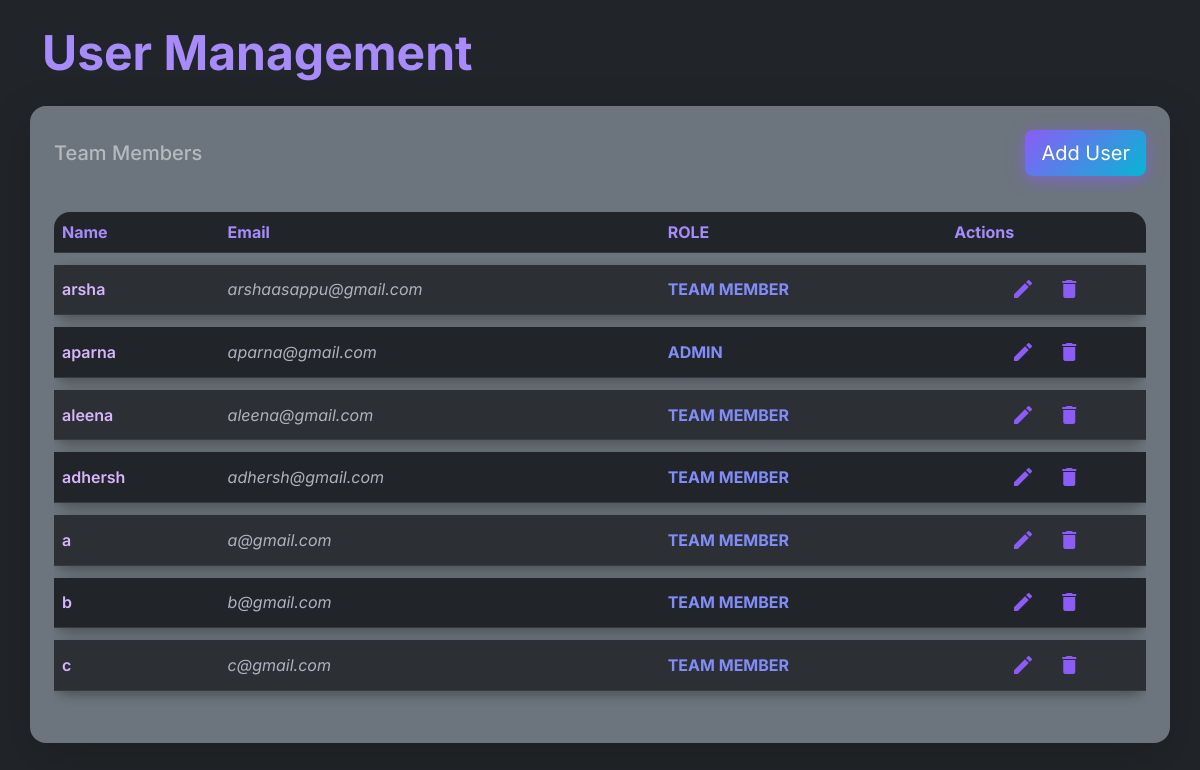
Page /admin_user_manage/ on the committed database.
### taskflowapp/models.py (models this page shows, shortened)
class User(models.Model):
    full_name = models.CharField(max_length=100)
    email = models.EmailField(unique=True)
    password = models.CharField(max_length=128)
    role = models.CharField(max_length=20)
    profile_picture = models.ImageField(upload_to='profile_pics/', blank=True, null=True)  # ✅ Add this

### taskflowapp/views.py (the view, shortened to what this page needs)
# urls.py: path('admin_user_manage/',views.admin_user_manage,name='admin_user_manage_page'),
def admin_user_manage(request):
    users = User.objects.all()
    return render(request, 'admin_user_management_page.html', {'users': users})

### taskflowapp/templates/admin_user_management_page.html (shortened to what this page needs)
{% load static %}
<!DOCTYPE html>
<html lang="en">
<head>
  <link href="https://cdn.jsdelivr.net/npm/bootstrap@5.3.0/dist/css/bootstrap.min.css" rel="stylesheet" />
  <link rel="stylesheet" href="{% static 'CSS/ad_user_manage.css' %}" />
</head>
<body class="bg-dark text-light">
  <header class="container my-4">
    <h1 class="display-5 fw-bold text-purple">User Management</h1>
  </header>
  <main class="container bg-secondary rounded-4 p-4 shadow-lg">
    <div class="d-flex justify-content-between align-items-center mb-4 flex-wrap gap-3">
      <h2 class="h5 text-white-50 m-0">Team Members</h2>
      <button type="button" class="btn btn-gradient btn-lg" data-bs-toggle="modal" data-bs-target="#userModal" id="openAddUserBtn">
        Add User
      </button>
    </div>
    <div class="table-responsive">
      <table class="table table-dark table-striped align-middle rounded-3 user-table">
        <thead>
          <tr>
            <th class="text-purple">Name</th>
            <th class="text-purple">Email</th>
            <th class="text-purple text-uppercase">Role</th>
            <th class="text-purple">Actions</th>
          </tr>
        </thead>
        <tbody id="userTableBody">
          {% for user in users %}
          <tr>
            <td class="fw-semibold text-purple">{{ user.full_name }}</td>
            <td class="fst-italic text-white-50">{{ user.email }}</td>
            <td class="text-uppercase text-info fw-bold">{{ user.role }}</td>
            <td class="text-center">
              <button class="btn btn-icon btn-icon-edit me-2">
                <span class="material-icons">edit</span>
              </button>
              <button class="btn btn-icon btn-icon-delete">
                <span class="material-icons">delete</span>
              </button>
            </td>
          </tr>
          {% endfor %}
        </tbody>
      </table>
    </div>
  </main>
</body>
</html>

### taskflowapp/static/CSS/ad_user_manage.css (style rules this page uses)
body { font-family: 'Inter', sans-serif !important; }
.text-purple { color: #a78bfa !important; }
.btn-gradient { background: linear-gradient(135deg, #8b5cf6, #06b6d4); border: none; color: white !important; box-shadow: 0 4px 16px rgba(139, 92, 246, 0.6); transition: transform 0.3s ease, box-shadow 0.3s ease; }
.user-table { border-collapse: separate !important; border-spacing: 0 0.75rem !important; }
.user-table thead tr th:first-child { border-top-left-radius: 1rem; }
.user-table thead tr th:last-child { border-top-right-radius: 1rem; }
.user-table tbody tr { border-radius: 1rem; transition: background-color 0.3s ease; background-color: #2a2a42 !important; box-shadow: 0 4px 12px rgba(0,0,0,0.3); }
.user-table tbody td.fw-semibold { color: #d8b4fe !important; }
.user-table tbody td.text-info { color: #818cf8 !important; }
.user-table tbody td.fst-italic { color: #b0b0c3 !important; }
.btn-icon { background: transparent; border: none; color: #8b5cf6; padding: 0.3rem; border-radius: 50%; transition: background-color 0.25s ease; display: inline-flex; align-items: center; justify-content: center; }
.btn-icon-edit { font-size: 1.3rem; }
.btn-icon-delete { font-size: 1.3rem; }
.table-dark thead th.text-purple { color: #a78bfa !important; user-select: none; }

### rows in the picture
User: full_name "arsha", email "arshaasappu@gmail.com", role "TEAM MEMBER"
User: full_name "aparna", email "aparna@gmail.com", role "ADMIN"
User: full_name "aleena", email "aleena@gmail.com", role "TEAM MEMBER"
User: full_name "adhersh", email "adhersh@gmail.com", role "TEAM MEMBER"
User: full_name "a", email "a@gmail.com", role "TEAM MEMBER"
User: full_name "b", email "b@gmail.com", role "TEAM MEMBER"
User: full_name "c", email "c@gmail.com", role "TEAM MEMBER"
